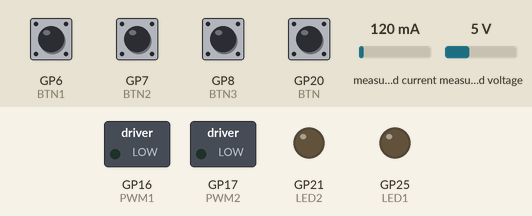
This program was run on a simulated Raspberry Pi Pico. On the bench: switched loads named in the program (green lamp = pin HIGH), output pins drawn as LEDs (lit = HIGH). Dashed ring = blinking. The test bench sets the inputs (shaded band); at power-on: GP6 (BTN1), GP7 (BTN2), GP8 (BTN3), GP20 (BTN) HIGH, measured current 120 mA, measured voltage 5 V. What the program prints to the serial monitor is not drawn.

Above: at 1.7 s.
1.8 s: GP6 (BTN1) pulled LOW for 1 s
At 3.7 s:
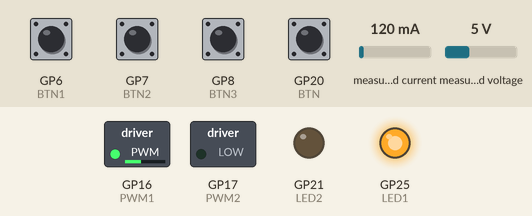
4.3 s: GP7 (BTN2) pulled LOW for 0.15 s
At 5.0 s:
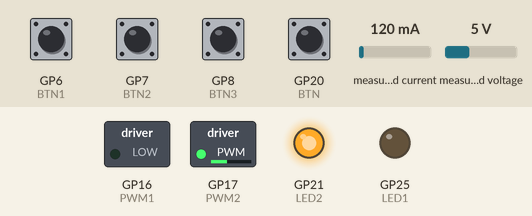
6.0 s: GP8 (BTN3) pulled LOW for 0.15 s
At 7.2 s:
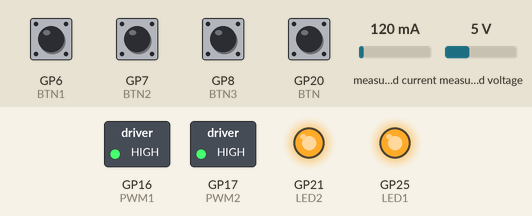
7.6 s: GP7 (BTN2) pulled LOW for 1 s
At 8.55 s:
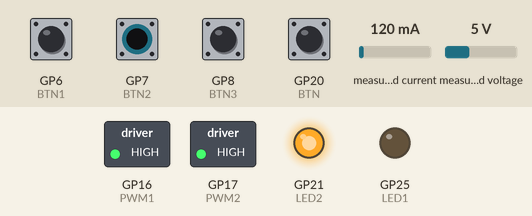
10.1 s: GP6 (BTN1) pulled LOW for 1 s
At 11.08 s:
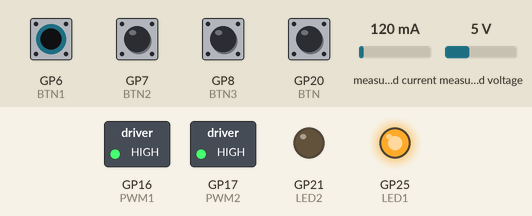
12.6 s: GP20 (BTN) pulled LOW for 0.15 s
At 13.6 s:
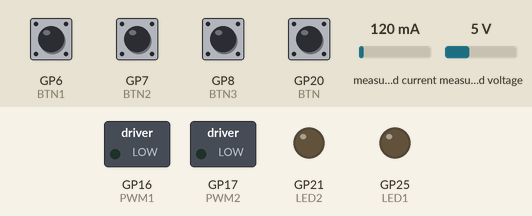
Timing chart, 0 to 15.2 s (numbered marks = the images above; inputs shaded):
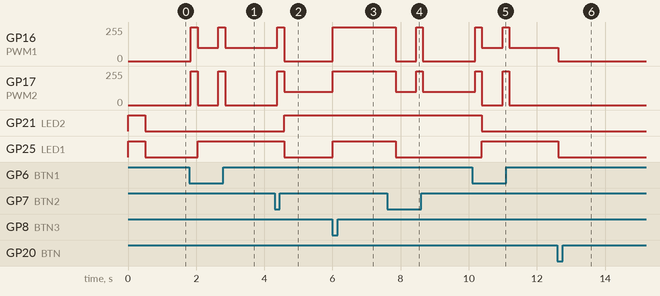

Measured:
- after the input at 1.8 s, GP16 (PWM1): alternates 255/255 for 0.20 s and 100/255 for 0.60 s, 4 changes in all, then stays 100/255, starting after 0.05 s; GP17 (PWM2): alternates 255/255 for 0.20 s and 0/255 for 0.60 s, 4 changes in all, then stays 0/255, starting after 0.05 s; GP25 (LED1): LOW → HIGH after 0.25 s
- after the input at 4.3 s, GP16 (PWM1): 100/255 → 255/255 after 0.08 s, → 0/255 0.20 s later; GP17 (PWM2): 0/255 → 255/255 after 0.08 s, → 100/255 0.20 s later; GP21 (LED2): LOW → HIGH after 0.28 s; GP25 (LED1): HIGH → LOW after 0.28 s
- after the input at 6.0 s, GP16 (PWM1): 0/255 → 255/255 at once; GP17 (PWM2): 100/255 → 255/255 at once; GP25 (LED1): LOW → HIGH at once
- after the input at 7.6 s, GP16 (PWM1): 255/255 → 0/255 after 0.25 s, → 255/255 0.60 s later, → 0/255 0.20 s later; GP17 (PWM2): 255/255 → 100/255 after 0.25 s, → 255/255 0.60 s later, → 100/255 0.20 s later; GP25 (LED1): HIGH → LOW after 0.25 s
- after the input at 10.1 s, GP16 (PWM1): alternates 255/255 for 0.20 s and 100/255 for 0.60 s, 4 changes in all, then stays 100/255, starting after 0.09 s; GP17 (PWM2): alternates 255/255 for 0.20 s and 0/255 for 0.60 s, 4 changes in all, then stays 0/255, starting after 0.09 s; GP21 (LED2): HIGH → LOW after 0.29 s; GP25 (LED1): LOW → HIGH after 0.29 s
- after the input at 12.6 s, GP16 (PWM1): 100/255 → 0/255 at once; GP25 (LED1): HIGH → LOW at once

The program:

main.cpp
```cpp
#include <Arduino.h>
#include <Wire.h>
#include <Adafruit_INA219.h>

Adafruit_INA219 ina219;

#define PWM1 16
#define PWM2 17
#define LED1 25
#define LED2 21
#define BTN 20
#define BTN1 6
#define BTN2 7
#define BTN3 8


float RShunt = 0.01 ; //10mR
float shuntvoltage_mV = 0;
float busvoltage = 0;
float current_mA = 0;
int speed = 100; //PWM Value out of 250


void setup(void)
{
  analogWriteFreq(2000); //2khz

  Serial.begin(115200);
  Serial.println("Hello!");

  // Initialize the INA219.
  Serial.println("initialising INA219...");
  Wire1.setSDA(18);
  Wire1.setSCL(19);
  if (! ina219.begin(&Wire1)) {
    Serial.println("Failed to find INA219 chip");
    while (1) { delay(10); }
  }

  // Initialize Pin Modes
  Serial.println("initialising Pin Modes...");
  pinMode(PWM1, OUTPUT);
  pinMode(PWM2, OUTPUT);
  pinMode(LED1, OUTPUT);
  pinMode(LED2, OUTPUT);
  pinMode(BTN, INPUT);
  pinMode(BTN1, INPUT);
  pinMode(BTN2, INPUT);
  pinMode(BTN3, INPUT);

  digitalWrite(LED1, HIGH);
  digitalWrite(LED2, HIGH);
  delay(500);
  digitalWrite(LED1, LOW);
  digitalWrite(LED2, LOW);
  Serial.println("Setup finished");
}

void measureShunt()
{
  shuntvoltage_mV = ina219.getShuntVoltage_mV();
  if (shuntvoltage_mV < 0)
    shuntvoltage_mV = 0;
  busvoltage = ina219.getBusVoltage_V();
  current_mA = shuntvoltage_mV/RShunt;

  Serial.print("Bus Voltage:   "); Serial.print(busvoltage); Serial.println(" V");
  Serial.print("Shunt Voltage: "); Serial.print(shuntvoltage_mV, 3); Serial.println(" mV");
  Serial.print("Current:       "); Serial.print(current_mA, 3); Serial.println(" mA");
  Serial.println("");
}

void Motorcontrol(int mode)
{

  if (mode == 0) //off (stdby)
  {
    digitalWrite(PWM2, LOW);
    digitalWrite(LED2, LOW);
    digitalWrite(PWM1, LOW);
    digitalWrite(LED1, LOW);
    delay(500);
  }
    if (mode == 1) //Forward
  {
    //break
    analogWrite(PWM1, 255);
    analogWrite(PWM2, 255);
    delay(200);
    analogWrite(PWM2, 0);
    digitalWrite(LED2, LOW);
    analogWrite(PWM1, speed);
    digitalWrite(LED1, HIGH);
    delay(500);
  }
    if (mode == 2) //Reveerse
  {
    //break
    analogWrite(PWM1, 255);
    analogWrite(PWM2, 255);
    delay(200);
    analogWrite(PWM1, 0);
    digitalWrite(LED1, LOW);
    analogWrite(PWM2, speed);
    digitalWrite(LED2, HIGH);
    delay(500);
  }
    if (mode == 3) //Break
    {
    analogWrite(PWM1, 255);
    digitalWrite(LED1, HIGH);
    analogWrite(PWM2, 255);
    digitalWrite(LED2, HIGH);
    delay(500);
    }
}


void loop(void)
{

  measureShunt();

  //Button readings
  if (!digitalRead(BTN))
  {
    Motorcontrol(0);
      if (!digitalRead(BTN1) && speed <235)
      {
        speed = speed + 20;
        Serial.print("Speed: ");
        Serial.println(speed);
        delay(20);
      }
      if (!digitalRead(BTN2) && speed >20)
      {
        speed = speed -20;
        Serial.print("Speed: ");
        Serial.println(speed);
        delay(20);
      }
  }
  if (!digitalRead(BTN1))
  {
    Motorcontrol(1);
  }
    if (!digitalRead(BTN2))
  {
    Motorcontrol(2);
  }
    if (!digitalRead(BTN3))
  {
    Motorcontrol(3);
  }


  delay(100);
}
```
